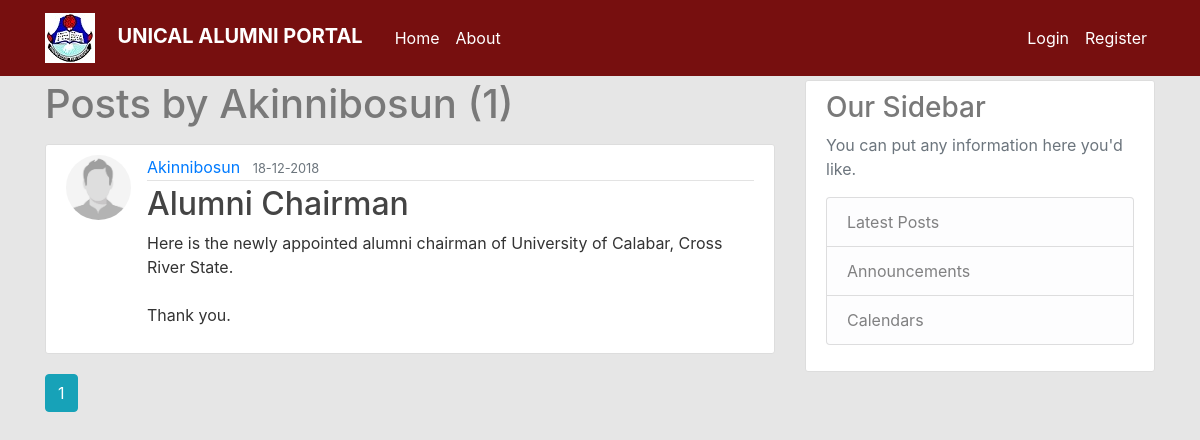
Screenshot of /user/Akinnibosun with the database file from the repository.
### transcript/models.py (models this page shows, shortened)
class User(db.Model, UserMixin):
    id = db.Column(db.Integer, primary_key=True)
    surname = db.Column(db.String(100), nullable=False)
    other_names = db.Column(db.String(100), nullable=False)
    dob = db.Column(db.String(50), nullable=False)
    gender = db.Column(db.String(20), nullable=False)
    state_of_origin = db.Column(db.String(50), nullable=False)
    marital_status = db.Column(db.String(100), nullable=False)
    email = db.Column(db.String(200), unique=True, nullable=False)
    phone = db.Column(db.String(20), unique=True, nullable=False)
    degree_awarded = db.Column(db.String(50), nullable=False)
    faculty = db.Column(db.String(250), nullable=False)
    department = db.Column(db.String(250), nullable=False)
    year_of_grad = db.Column(db.String(50), nullable=False)
    permanent_addr = db.Column(db.Text, nullable=False)
    password = db.Column(db.String(120), nullable=False)
    image_file = db.Column(db.String(20), nullable=False, default='default.jpg')
    recipient = db.relationship('Recipient', backref='user', lazy=True)
    post = db.relationship('Post', backref='author', lazy=True)

class Post(db.Model):
    __tablename__ = 'posts'
    id = db.Column(db.Integer, primary_key=True)
    title = db.Column(db.String(500), nullable=False)
    date_posted = db.Column(db.DateTime, nullable=False, default=datetime.utcnow)
    content = db.Column(db.Text, nullable=False)
    user_id = db.Column(db.Integer, db.ForeignKey('user.id'), nullable=False)

### transcript/routes.py (the view)
@app.route("/user/<string:surname>")
def user_posts(surname):
    page = request.args.get('page', 1, type=int)
    user = User.query.filter_by(surname=surname).first_or_404()
    posts = Post.query.filter_by(author=user).order_by(Post.date_posted.desc())\
            .paginate(page=page, per_page=5)
    return render_template('user_posts.html', posts=posts, user=user)

### transcript/templates/user_posts.html
{% extends "layout.html" %}
    {% block content %}
        <h1 class="mb-3">Posts by {{ user.surname }} ({{ posts.total }})</h1>
        {% for post in posts.items %}
            <article class="media content-section">
                <img class="rounded-circle article-img" src="{{ url_for('static', filename='images/' + post.author.image_file) }}" alt="">
                <div class="media-body">
                    <div class="article-metadata">
                        <a class="mr-2" href="{{ url_for('user_posts', surname=post.author.surname) }}">{{ post.author.surname }}</a>
                        <small class="text-muted">{{ post.date_posted.strftime('%d-%m-%Y') }}</small>
                    </div>
                    <h2><a class="article-title" href="{{ url_for('post', post_id=post.id) }}">{{ post.title }}</a></h2>
                    <p class="article-content">{{ post.content }}</p>
                </div>
            </article>
        {% endfor %}
        {% for page_num in posts.iter_pages(left_edge=1, right_edge=1, left_current=1, right_current=2) %}
            {% if page_num %}
                {% if posts.page == page_num %}
                    <a class="btn btn-info mb-4" href="{{ url_for('user_posts', surname=user.surname, page=page_num) }}">{{ page_num }}</a>
                {% else %}
                    <a class="btn btn-outline-info mb-4" href="{{ url_for('user_posts', surname=user.surname, page=page_num) }}">{{ page_num }}</a>
                {% endif %}
            {% else %}
                ...
            {% endif %}
        {% endfor %}
    {% endblock content %}

### transcript/static/main.css (style rules this page uses)
body { background: #ddddddbb; color: #333333; margin-top: 5rem; }
h1, h2, h3, h4, h5, h6 { color: #797979; }
.content-section { background: #ffffff; padding: 10px 20px; border: 1px solid #dddddd; border-radius: 3px; margin-bottom: 20px; }
.article-title { color: #444444; }
.article-content { white-space: pre-line; }
.article-img { height: 65px; width: 65px; margin-right: 16px; }
.article-metadata { padding-bottom: 1px; margin-bottom: 4px; border-bottom: 1px solid #e3e3e3 }

### rows the page displays
User: surname "Akinnibosun"
Post: image_file (placeholder picture), author.surname "Akinnibosun", date_posted "18-12-2018", title "Alumni Chairman", content "Here is the newly appointed alumni chairman of University of Calabar, Cross River State. Thank you."

### other values shown
{{ posts.total }} "1"
{{ page_num }} "1"
